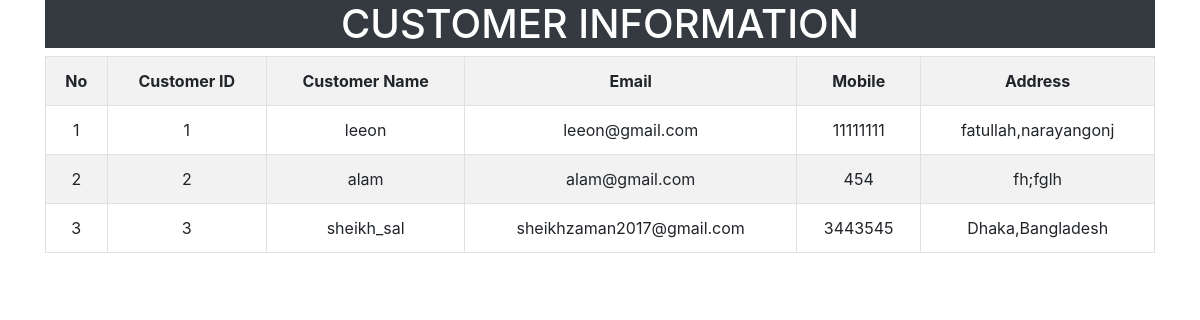
Screenshot of /admin/customer.php with the database file from the repository.
### tables this page shows
CREATE TABLE `customer` (
  `customer_id` int(10) NOT NULL,
  `username` varchar(255) NOT NULL,
  `email` varchar(255) NOT NULL,
  `mobile` varchar(11) NOT NULL,
  `address` text NOT NULL,
  `password` varchar(255) NOT NULL,
  `trn_date` datetime NOT NULL
);

### admin/customer.php (the view, shortened to what this page needs)
<!DOCTYPE html>
<html>
	<head>
		<?php include "links.php" ?>
	</head>
	<body>
		<div class="container">
			<h1 class="text-white bg-dark text-uppercase text-center">Customer Information</h1>
			<table class="table table-striped table-bordered text-center table-hover">
				<tr>
					<th>No</th>
					<th>Customer ID</th>
					<th>Customer Name</th>
					<th>Email</th>
					<th>Mobile</th>
					<th>Address </th>
				</tr>
				<?php include 'connection.php';
				$sql = "SELECT `customer_id`, `username`, `email`, `mobile`, `address` FROM `customer`";
				$result = $con->query($sql);
				if ($result->num_rows > 0) {
				$number=1;
				while($row=$result->fetch_assoc()){
				echo "<tr>
						<td>".$number."</td>
						<td>".$row['customer_id']."</td>
						<td>".$row['username']."</td>
						<td>".$row['email']."</td>
						<td>".$row['mobile']."</td>
						<td>".$row['address']."</td>
				</tr>";
					$number++;
				}
				}
				else {
				echo "0 results";
				}
				?>
			</table>
		</div>
	</body>
</html>

### admin/links.php (shortened to what this page needs)
<link rel="stylesheet" type="text/css" href="../css/adminstyle.css">
<link rel="stylesheet" href="https://maxcdn.bootstrapcdn.com/bootstrap/4.4.1/css/bootstrap.min.css">
<link rel="stylesheet" href="https://cdnjs.cloudflare.com/ajax/libs/font-awesome/4.7.0/css/font-awesome.min.css">

### css/adminstyle.css (style rules this page uses)
* { margin: 0; padding: 0; text-decoration: none; }

### rows the page displays
customer: customer_id "1", username "leeon", email "leeon@gmail.com", mobile "11111111", address "fatullah,narayangonj"
customer: customer_id "2", username "alam", email "alam@gmail.com", mobile "454", address "fh;fglh"
customer: customer_id "3", username "sheikh_sal", email "sheikhzaman2017@gmail.com", mobile "3443545", address "Dhaka,Bangladesh"
